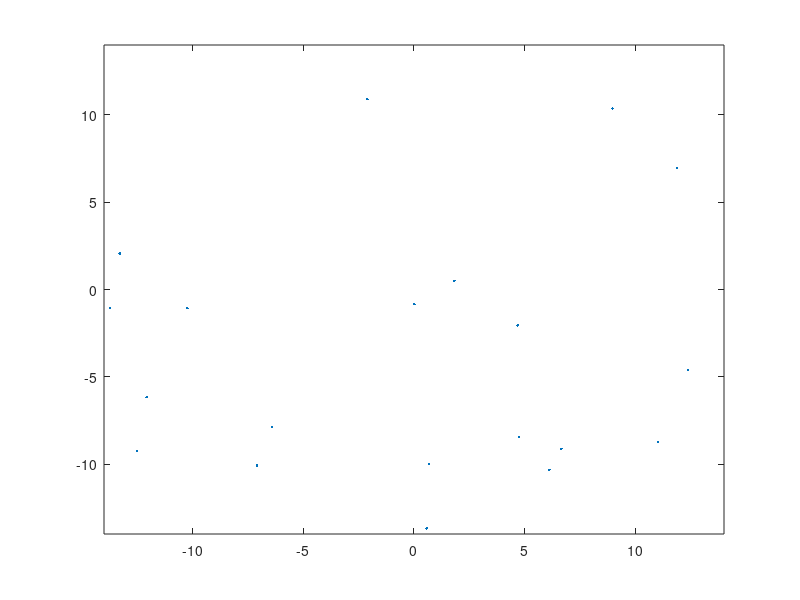

MATLAB code to generate this figure: (Note: this script raises an error after producing the figure.)
clc, clf
clear

xlength=28; %length of area
nx=40; %number of grids per side
delta_x=xlength/nx; %spatial step
n=(nx+1)^2;
nt=500;
t_tot=500;
delta_t=t_tot/nt;
D=0;%.05;
d=D*delta_t/(delta_x^2);
beta=2*(1+d);
gamma=2*(1-d);
nodes=nx+1;
nodesspace=linspace(-xlength/2,xlength/2,nodes);
L=@(x,y)49*exp(-norm([(x),(y)])^2/100);%+7*exp(-norm([(x+1),(y+1)])^2/.4);
C=zeros(nx+1);
f=@(x,y,pos)exp(-30*((x-pos(1))^2+(y-pos(2))^2));
T_rot=@(phi)[cos(phi), -sin(phi) ; sin(phi), cos(phi)];
bacteria=20;
speed=0.14; %bacterial step length
W=0;%.5; %bacterial consumtion constant
conc=0;

k1=48.571; %CheA autophosphorylation
k2=1385.714; %phosphotransfer to CheY 
k3=6; %phosphotransfer to CheB
k4=8.686; %CheY-P deposphorylation by CheZ
k5=1; %Dephosphorylation of CheB-P
k6=0.121; %Dephosphorylation of CheY-P
gammaR=8.57*1e-3; %Methylation by CheR
gammaB=0.352; %Demethylation by CheB-P
alpha1=0.814;
alpha2=28.214;

%Initial values (arbitrary)
Ap0=0;
Yp0=0;
Bp0=0;
m0=5;
S0=0;

tspan=[0 1];
tplot=0;

N=30; %Number of (Tar) receptors
Kaon=0.5*1e3; %Dissociation constant of active (Tar) receptor
Kaoff=0.02*1e3; %Dissociation constant of inactive (Tar) receptor


h=@(x).02+.5*x;

 

for i=1:bacteria
    px=-14+(28)*rand;
    py=-14+(28)*rand;
    p(:,i)=[px;py];
    theta_n=2*pi*rand;
    vx=speed*sin(theta_n);
    vy=speed*cos(theta_n);
    v(:,i)=[vx;vy];
    Y0(i,:)=[m0;Ap0;Yp0;Bp0;S0];
    u(i)=.8*rand;
end

%Create LHS-matrix
A=zeros(n)+beta*eye(n);
A(1,2)=-2*d; A(n,n-1)=-2*d;
k=2;
for i=2:n-1
    if k==nodes
        A(i,i-1)=-2*d;
        k=k+1;
    elseif k==(nodes+1)
            A(i,i+1)=-2*d;
            k=2;
        else
            A(i,i-1)=-d; A(i,i+1)=-d;
            k=k+1;
        end
end

%create RHS-matrix
B=zeros(n)+gamma*eye(n);
B(1,nodes+1)=2*d; B(n,n-nodes)=2*d;
k=2;
for i=2:n-1
    if i>nodes && i<=n-nodes
        B(i,i-nodes)=d; B(i,i+nodes)=d;
    elseif i<=nodes
        B(i,i+nodes)=2*d;
    elseif i>n-nodes
        B(i,i-nodes)=2*d;
    end
end
      

for i=1:nodes
    for j=1:nodes
    C(i,j)=L(nodesspace(i),nodesspace(j));
    
    end
end

uA=zeros(n-1,1);
lA=zeros(n-1,1);
for m=1:n-1
    uA(m)=A(m,m+1);
    lA(m)=A(m+1,m);
end

mA=diag(A);

%iteration t=[0,0.5*delta_t]  A*c_(n+1)=B*c_n
plottest=Y0(:,3);
for q=1:t_tot
 
%[X,Y]=meshgrid(linspace(-14,14,nodes),linspace(-14,14,nodes));
%hold off
%surf(X,Y,C)
%hold on
%subplot(2,2,[1,2])
plot(p(2,:),p(1,:),'.')
axis([-14 14 -14 14 0 49])

%subplot(2,2,[3,4])
%plot([q-1 q],[plottest Y0(:,3)])
%axis([0 t_tot 0.35 0.65])
%plottest=Y0(:,3);
%hold on
%pause(0.5)

F=zeros(n,1);
for m=1:bacteria
    k=1;
    for i=1:nodes
        for j=1:nodes
            H(k,1)=W*f(nodesspace(i),nodesspace(j),p(:,m));
            %G(i,j)=.05*f(nodesspace(i),nodesspace(j),p(:,m));
            k=k+1;
        end
    end
    F=F+H;
end

i=1;
for j=1:nodes
    for k=1:nodes
        dd(i,1)=C(j,k);
        i=i+1;
    end
end


y0=B*dd-F;

for i=1:length(y0)
    if y0(i)<0
        y0(i)=0;
    end
end

c_prim=zeros(n-1,1);
c_prim(1)=uA(1)/mA(1);

for i=2:n-1
    c_prim(i)=uA(i)/(mA(i)-lA(i-1)*c_prim(i-1));
end

d_prim=zeros(n,1);
d_prim(1)=y0(1)/mA(1);

for i=2:n
    d_prim(i)=(y0(i)-lA(i-1)*d_prim(i-1))/(mA(i)-lA(i-1)*c_prim(i-1));
end

x=zeros(n,1);
x(n)=d_prim(n);
for i=1:n-1
    x(n-i)=d_prim(n-i)-c_prim(n-i)*x(n-i+1);
    
end
dd=x;

i=1;
for j=1:nodes
    for k=1:nodes
        C(j,k)=dd(i);
        i=i+1;
    end
end

%iteration t=[0.5*delta_t, delta_t]

i=1;
for j=1:nodes
    for k=1:nodes
        dd(i)=C(k,j);
        i=i+1;
    end
end
F=zeros(n,1);
for m=1:bacteria
    k=1;
    for i=1:nodes
        for j=1:nodes
            H(k,1)=W*f(nodesspace(j),nodesspace(i),p(:,m));
            %G(i,j)=.05*f(nodesspace(i),nodesspace(j),p(:,m));
            k=k+1;
        end
    end
    F=F+H;
end

y0=B*dd-F;
for i=1:length(y0)
    if y0(i)<0
        y0(i)=0;
    end
end
c_prim=zeros(n,1);
c_prim(1)=uA(1)/mA(1);

for i=2:n-1
    c_prim(i)=uA(i)/(mA(i)-lA(i-1)*c_prim(i-1));
end

d_prim=zeros(n,1);
d_prim(1)=y0(1)/mA(1);

for i=2:n
    d_prim(i)=(y0(i)-lA(i-1)*d_prim(i-1))/(mA(i)-lA(i-1)*c_prim(i-1));
end
x=zeros(n,1);
x(n)=d_prim(n);
for i=1:n-1
    x(n-i)=d_prim(n-i)-c_prim(n-i)*x(n-i+1);
    
end
dd=x;

i=1;
for j=1:nodes
    for k=1:nodes
        C(k,j)=dd(i);
        i=i+1;
    end
end

for m=1:bacteria
    for k=1:nodes
        if p(1,m)<nodesspace(k)
           I=k;
           x1=abs(p(1,m)-nodesspace(k));
           x2=delta_x-x1;
           break
        end
    end
    for k=1:nodes
        if p(2,m)<nodesspace(k)
           J=k;
           y1=abs(p(2,m)-nodesspace(k));
           y2=delta_x-y1;
           break
        end
    end
    conc=(y1*(x2*C(I,J-1)+x1*C(I-1,J-1))+y2*(x2*C(I,J)+x1*C(I-1,J)))/(delta_x^2);
    Phi=@(x,y)(1/(1+exp(N*(1-(y/2)+log((1+conc/Kaoff)/(1+conc/Kaon))))));
    %System of ODE:s
    odesystem=@(t,y)[gammaR*(1-Phi(p(:,m),y(1)))-gammaB*(y(4)^2)*Phi(p(:,m),y(1)); %m
    Phi(p(:,m),y(1))*k1*(1-y(2))-k2*(1-y(3))*y(2)-k3*(1-y(4))*y(2);              %CheA-P
    alpha1*k2*(1-y(3))*y(2)-(k4+k6)*y(3);                                          %CheY-P
    alpha2*k3*(1-y(4))*y(2)-k5*y(4);                                               %CheB-P
    h(y(3))*(1-y(5))];    
    [t,y]=ode15s(odesystem,tspan,Y0(m,:));
    Y0(m,:)=y(end,:);
   
    if y(end,5)>u(m)
        angle=(2*(rand>.5) - 1)*(pi/10+(49*pi/90)*rand);
        v(:,m)=T_rot(angle)*v(:,m);
        Y0(m,5)=0;
        u(m)=.8*rand;
    end
    
end

p=p+v;

for i=1:bacteria
    if p(1,i)>14 
        p(1,i)=14;
        v(1,i)=-v(1,i);
    end
    if p(2,i)>14
        p(2,i)=14;
        v(2,i)=-v(2,i);
    end
    if p(2,i)<-14
        p(2,i)=-14;
        v(2,i)=-v(2,i);
    end
    if p(1,i)<-14
        p(1,i)=-14;
        v(1,i)=-v(1,i);
    end
end
end

